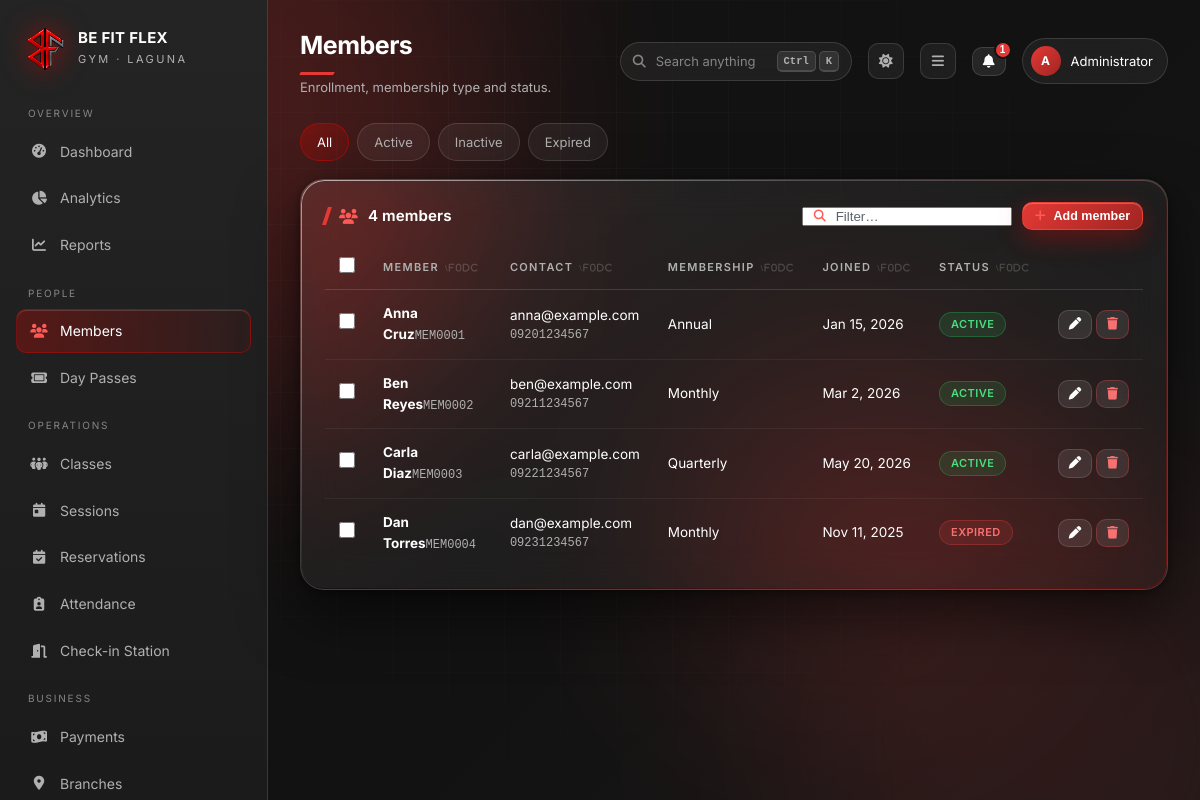
The app's page /admin/members.php (signed in), older data.
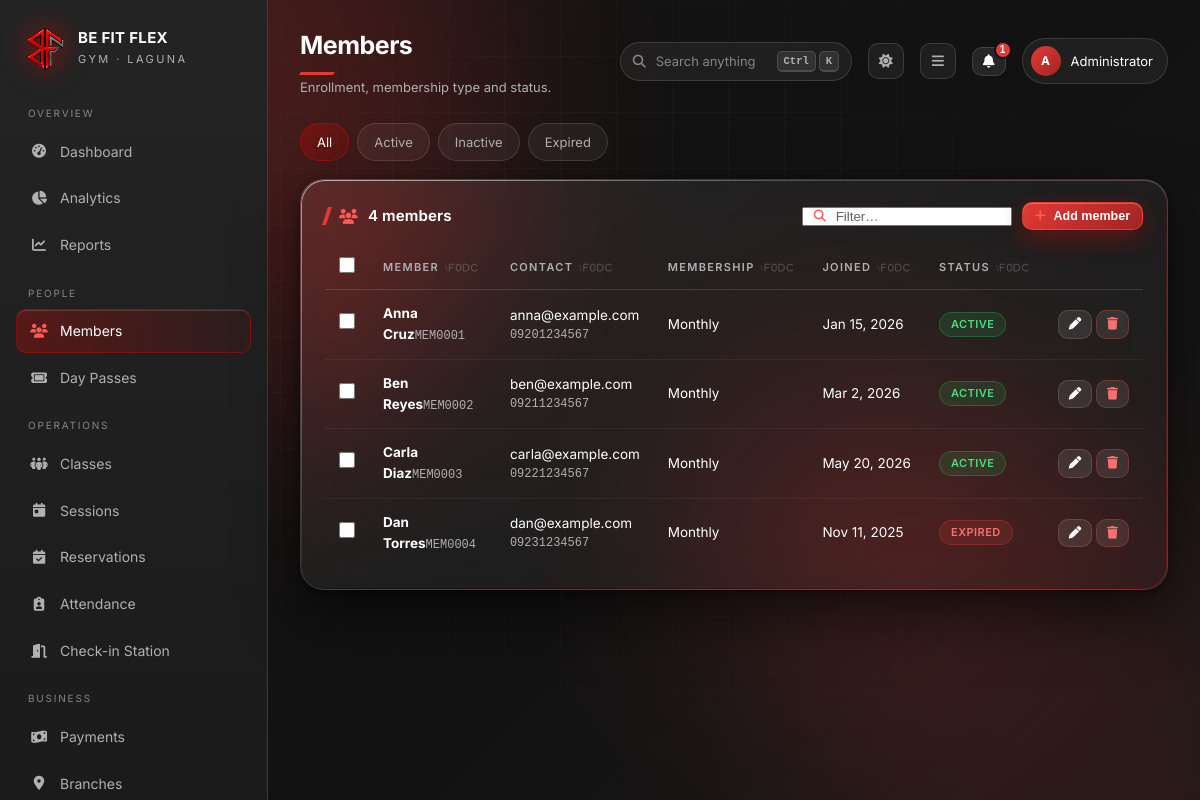
The same page, newer data.
### tables this page shows
CREATE TABLE members (
    member_id VARCHAR(50) PRIMARY KEY,
    user_id INT NOT NULL UNIQUE,
    member_name VARCHAR(255) NOT NULL,
    contact_number VARCHAR(20) NOT NULL,
    contact_number_encrypted TEXT NULL,
    email VARCHAR(255) NOT NULL,
    membership_type ENUM('Monthly') NOT NULL,
    join_date DATE NOT NULL,
    out_date DATE NULL,
    status ENUM('Active','Inactive','Expired') NOT NULL DEFAULT 'Active',
    created_at TIMESTAMP DEFAULT CURRENT_TIMESTAMP,
    updated_at TIMESTAMP DEFAULT CURRENT_TIMESTAMP ON UPDATE CURRENT_TIMESTAMP,
    FOREIGN KEY (user_id) REFERENCES users(user_id) ON DELETE CASCADE,
    INDEX idx_status (status), INDEX idx_member_name (member_name), INDEX idx_email (email)
);

### config/db.php (called while the page is built, shortened)
<?php
function db(): PDO
{
    static $pdo = null;
    if ($pdo instanceof PDO) {
        return $pdo;
    }
    $dsn = sprintf('mysql:host=%s;port=%s;dbname=%s;charset=utf8mb4', DB['host'], DB['port'], DB['name']);
    try {
        $pdo = new PDO($dsn, DB['user'], DB['pass'], [
            PDO::ATTR_ERRMODE            => PDO::ERRMODE_EXCEPTION,
            PDO::ATTR_DEFAULT_FETCH_MODE => PDO::FETCH_ASSOC,
            PDO::ATTR_EMULATE_PREPARES   => false,
        ]);
    } catch (PDOException $e) {
        http_response_code(500);
        echo '<!doctype html><meta charset="utf-8">'
           . '<div style="font:16px system-ui;background:#0a0a0a;color:#eee;padding:40px;height:100vh">'
           . '<h1 style="color:#E10600">Database connection failed</h1>'
           . '<p>MySQL is not reachable, or the database has not been imported yet.</p>'
           . '<ol><li>Start <b>MySQL</b> in the XAMPP Control Panel</li>'
           . '<li>Import <code>database/befitflex_gym.sql</code> through phpMyAdmin</li>'
           . '<li>Check the credentials in <code>config/db.php</code></li></ol>'
           . '<p style="color:#888">' . htmlspecialchars($e->getMessage()) . '</p></div>';
        exit;
    }
    return $pdo;
}

### includes/crypto.php (called while the page is built, shortened)
<?php
function decrypt_pii(?string $encoded): ?string
{
    if (!$encoded) return null;
    $payload = base64_decode($encoded, true);
    if ($payload === false || strlen($payload) < 28) return null;
    $value = openssl_decrypt(substr($payload, 28), 'aes-256-gcm', encryption_key(), OPENSSL_RAW_DATA,
        substr($payload, 0, 12), substr($payload, 12, 16));
    return $value === false ? null : $value;
}

### admin/members.php (the view, shortened to what the changed rows need)
<?php
$sql = 'SELECT m.* FROM members m';
$args = [];
$sql .= ' ORDER BY m.member_id';
$members = rows($sql, $args);
include __DIR__ . '/../includes/header.php';
?>
<div class="panel glass">
  <h2><i class="fa-solid fa-users"></i> <?= count($members) ?> member<?= count($members) === 1 ? '' : 's' ?>
    <input type="search" placeholder="Filter…" data-filter-for="tblMembers" style="width:210px">
    <button class="btn red sm" data-shortcut="new" onclick="newMember()"><i class="fa-solid fa-plus"></i> Add member</button>
  </h2>
  <?php if (!$members): ?>
    <?= empty_state('user-slash', 'No members match this filter',
          'Try another status tab, or enrol someone new.',
          ['label' => 'Add a member', 'href' => '#', 'icon' => 'plus']) ?>
  <?php else: ?>
  <div class="table-wrap"><table id="tblMembers">
    <thead><tr>
      <th data-nosort style="width:34px"><input type="checkbox" class="pick" id="pickAll" aria-label="Select all"></th>
      <th>Member</th><th>Contact</th><th>Membership</th><th>Joined</th><th>Status</th><th data-nosort></th>
    </tr></thead>
    <tbody>
    <?php foreach ($members as $m): ?>
      <tr>
        <td><input type="checkbox" class="pick" value="<?= e($m['member_id']) ?>"
                   aria-label="Select <?= e($m['member_name']) ?>"></td>
        <td><b><?= e($m['member_name']) ?></b><?= id_chip($m['member_id']) ?></td>
        <td><?= e($m['email']) ?><div class="mono"><?= e(member_contact($m)) ?></div></td>
        <td><?= e($m['membership_type']) ?></td>
        <td><?= dt($m['join_date']) ?></td>
        <td><?= badge($m['status']) ?></td>
        <td style="white-space:nowrap">
          <button class="btn sm icon" title="Edit" onclick='editMember(<?= json_encode(array_merge($m, ['contact_number' => member_contact($m)]), JSON_HEX_APOS | JSON_HEX_QUOT) ?>)'>
            <i class="fa-solid fa-pen"></i>
          </button>
          <form method="post" style="display:inline"
                onsubmit="return confirm('Remove <?= e($m['member_name']) ?>? Their payments, attendance and plans are deleted too.')">
            <button class="btn sm icon danger" title="Delete"><i class="fa-solid fa-trash"></i></button>
          </form>
        </td>
      </tr>
    <?php endforeach; ?>
    </tbody>
  </table></div>
  <?php endif; ?>
</div>
<?php include __DIR__ . '/../includes/footer.php'; ?>

### includes/ui.php (shortened to what the changed rows need)
<?php
function id_chip(string $id): string
{
    return '<span class="mono" data-copy="' . e($id) . '" style="cursor:pointer" title="Click to copy">'
         . e($id) . '</span>';
}

### includes/helpers.php (shortened to what the changed rows need)
<?php
function e(mixed $v): string
{
    return htmlspecialchars((string) $v, ENT_QUOTES, 'UTF-8');
}
function member_contact(array $member): string
{
    try {
        return decrypt_pii($member['contact_number_encrypted'] ?? null)
            ?? decrypt_pii($member['contact_number'] ?? null)
            ?? (string) ($member['contact_number'] ?? '');
    } catch (Throwable) {
        return 'Protected contact';
    }
}
function dt(?string $v, string $fmt = 'M j, Y'): string
{
    $ts = strtotime($v);
    return $ts ? date($fmt, $ts) : '—';
}
function badge(?string $status): string
{
    $map = [
        'Active' => 'ok', 'Paid' => 'ok', 'Completed' => 'ok', 'Present' => 'ok', 'Confirmed' => 'ok',
        'Pending' => 'warn', 'Scheduled' => 'warn', 'Late' => 'warn', 'Ongoing' => 'warn',
        'Inactive' => 'mute', 'Absent' => 'mute',
        'Overdue' => 'bad', 'Expired' => 'bad', 'Cancelled' => 'bad',
    ];
    $tone = $map[$status] ?? 'mute';
    return '<span class="chip ' . $tone . '">' . e($status ?? '—') . '</span>';
}
function stmt(string $sql): PDOStatement
{
    static $cache = [];
    return $cache[$sql] ??= db()->prepare($sql);
}
function rows(string $sql, array $args = []): array
{
    $s = stmt($sql);
    $s->execute($args);
    $r = $s->fetchAll();
    return $r;
}

Row changes from the older to the newer data that the page shows:
changed members "Anna Cruz": membership_type "Annual" → "Monthly"
changed members "Carla Diaz": membership_type "Quarterly" → "Monthly"
